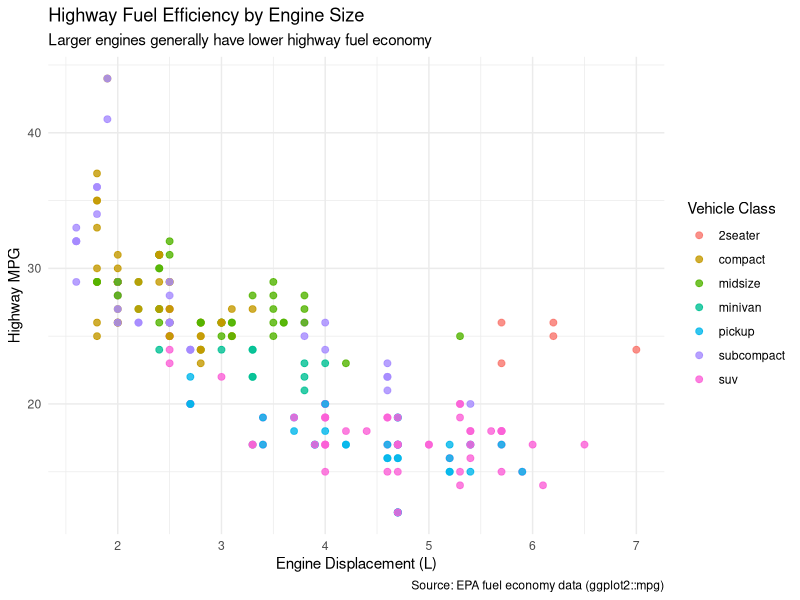

Recreate this plot in R.
## ---- chunk 1
#| label: setup
#| message: false

library(tidyverse)
## ---- chunk 2
#| label: plot-mpg

mpg |>
  ggplot(aes(x = displ, y = hwy, color = class)) +
  geom_point(size = 2, alpha = 0.8) +
  labs(
    title = "Highway Fuel Efficiency by Engine Size",
    subtitle = "Larger engines generally have lower highway fuel economy",
    x = "Engine Displacement (L)",
    y = "Highway MPG",
    color = "Vehicle Class",
    caption = "Source: EPA fuel economy data (ggplot2::mpg)"
  ) +
  theme_minimal()
